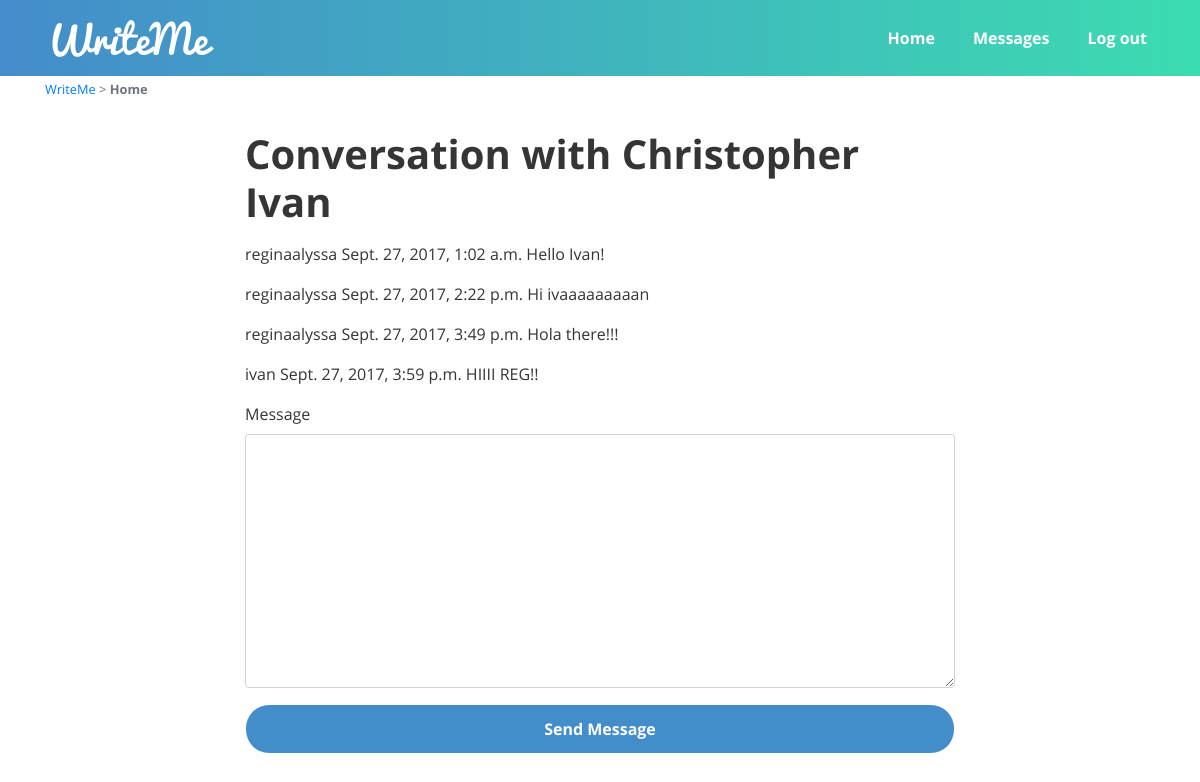
The page /messages/ivan/ (signed in) on the database its author committed.
### messaging/models.py (models this page shows)
class Message(models.Model):
    conversation = models.ForeignKey(Conversation)
    sender = models.ForeignKey(User)
    message = models.TextField()
    timestamp = models.DateTimeField(auto_now_add=True)
    unread_flag = models.BooleanField(default=True)

### messaging/views.py (the view, shortened to what this page needs)
# urls.py: url(r'^(?P<username>\w+)/$', ConversationMessagesListView.as_view(), name='conversation'),
class ConversationMessagesListView(NewMessageView):
    template_name = "messaging/conversation.html"
    form_class = NewMessageHiddenUserForm
    def get_queryset(self):
        user1 = self.request.user
        user2 = User.objects.get(username=self.kwargs.get('username'))
        try:
            conversation = Conversation.objects.get(
                (Q(user1=user1) & Q(user2=user2)) |
                (Q(user1=user2) & Q(user2=user1))
            )
        except Conversation.DoesNotExist:
            print("Did not retrieve conversation.")
            return None
        messages_list = Message.objects.filter(conversation=conversation).order_by('timestamp')
        messages_list.exclude(sender=user1).update(unread_flag=False)
        return messages_list
    def get_context_data(self, **kwargs):
        context = super(ConversationMessagesListView, self).get_context_data(**kwargs)
        context['conversation_user'] = get_object_or_404(User, username=self.kwargs.get('username'))
        context['messages_list'] = self.get_queryset()
        return context

### messaging/forms.py
class NewMessageHiddenUserForm(NewMessageForm):
    username = forms.CharField(widget=forms.HiddenInput())

### messaging/views.py (called while the page is built)
    def get_initial(self):
        initial = super(NewMessageView, self).get_initial()
        initial['username'] = self.kwargs.get('username')
        return initial

### messaging/templates/messaging/conversation.html (shortened to what this page needs)
{% extends "base.html" %}
{% block content %}
    <div class="container">
        <small class="text-muted">
            <a href="{% url 'home' %}">WriteMe</a> > <span class="text-bold">Home</span>
        </small>
        <div class="main-container">
            <div class="row">
                <div class="col-md-8 mx-auto">
                    <h1 class="margin-0 main-header">Conversation with {{ conversation_user.first_name }} {{ conversation_user.last_name }}</h1>
                    {% if messages_list %}
                        {% for message in messages_list %}
                            <p>
                                {{ message.sender }}
                                {{ message.timestamp }}
                                {{ message.message }}
                            </p>
                        {% endfor %}
                    {% else %}
                        <p>You haven't made a conversation with {{ conversation_user.first_name }} yet.</p>
                    {% endif %}
                </div>
            </div>
            <div class="row">
                <div class="col-md-8 mx-auto">
                    <form action="" method="post">
                        {% load crispy_forms_tags %}
                        {{ form|crispy }}
                        <button type="submit" class="btn btn-md form-control blue-button">Send Message</button>
                    </form>
                </div>
            </div>
        </div>
    </div>
{% endblock %}

### static/css/style.css (style rules this page uses)
html { height: 100%; min-height: 410px; min-width: 320px; }
body { height: 100%; font-family: "OpenSans-Regular", sans-serif; color: #353535; }
.text-bold { font-family: "OpenSans-Bold", sans-serif; }
.margin-0 { margin: 0; }
.main-header { font-family: "OpenSans-Bold", sans-serif; margin-bottom: 1rem; }
.main-container { padding: 30px 15px; }
.blue-button { font-family: "OpenSans-Bold", sans-serif; padding: .75rem 1.75rem; border-radius: 1.5rem; margin-bottom: 1rem; }
.blue-button { background-color: #448dcb; color: #ffffff; }

### rows shown on the page
Message: sender "reginaalyssa", timestamp "Sept. 27, 2017, 1:02 a.m.", message "Hello Ivan!"
Message: sender "reginaalyssa", timestamp "Sept. 27, 2017, 2:22 p.m.", message "Hi ivaaaaaaaaan"
Message: sender "reginaalyssa", timestamp "Sept. 27, 2017, 3:49 p.m.", message "Hola there!!!"
Message: sender "ivan", timestamp "Sept. 27, 2017, 3:59 p.m.", message "HIIII REG!!"

### other values the page prints
{{ conversation_user.first_name }} "Christopher"
{{ conversation_user.last_name }} "Ivan"
